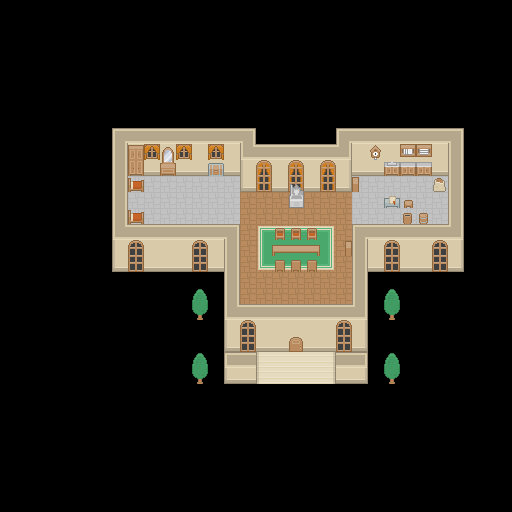

A 2D game scene composited from a Tiled map and its tileset images. What follows is a short description and the map's XML, with each tile layer's data collapsed to a summary:
An orthogonal 32x32 tile map with 16x16 px tiles, 4 tile layers (floor, carpet, objects, details) and 2 objects (2x zones/Door).

<map version="1.0" orientation="orthogonal" renderorder="right-down" width="32" height="32" tilewidth="16" tileheight="16" backgroundcolor="#000000" nextobjectid="4">
 <tileset firstgid="1" source="../tilesets/roguelike.tsx" />
 <layer name="floor" width="32" height="32">
  <data>[1024 cells, 246 non-empty, 16 distinct tile ids]</data>
 </layer>
 <layer name="carpet" width="32" height="32">
  <data>[1024 cells, 33 non-empty, 14 distinct tile ids]</data>
 </layer>
 <objectgroup name="actors">
  <properties>
   <property name="hidden" type="bool" value="true" />
  </properties>
  <object id="2" name="center" type="zones/Door" x="288" y="336" width="16" height="16" />
  <object id="3" name="left" type="zones/Door" x="144" y="272" width="48" height="16" />
 </objectgroup>
 <layer name="objects" width="32" height="32">
  <properties>
   <property name="collidable" type="bool" value="true" />
  </properties>
  <data>[1024 cells, 51 non-empty, 29 distinct tile ids]</data>
 </layer>
 <layer name="details" width="32" height="32">
  <data>[1024 cells, 6 non-empty, 4 distinct tile ids]</data>
 </layer>
</map>
